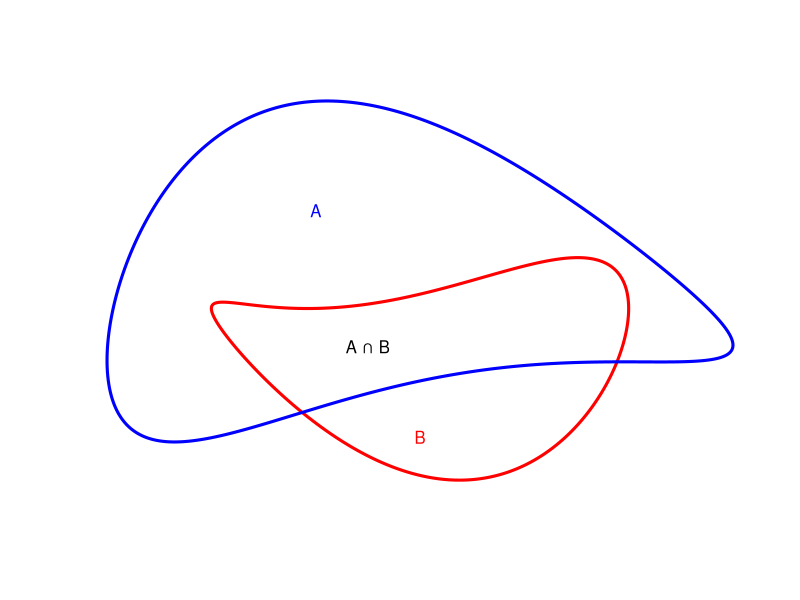

This chart was generated by the following R code:
print('file: ProbVenn.R')
print('1 = Venn and generalized sum rule (2/2022, 7/2016; MATLAB 9/04)')
p=seq(0,7,0.01); x=cos(p); y=sin(p)+0.2*sin(2*p+0.8)
# A:
xb=-0.3+0.3*cos(p)
yb=-0.3+0.3*sin(p)+0.15*sin(2*p+4)+0.02*sin(3*p+1)
# subset C with overlap to B
xc=-0.3+0.2*cos(p)
yc=-0.4+0.2*sin(p)+0.1*sin(2*p+1)
# png('Venn170716.png',width=16,height=12,units='cm',res=300)
plot(xc,yc,type='l',lwd=3,col='red',xlab='',ylab='',las=1,cex=0.4,
     xlim=c(-0.6,0),ylim=c(-0.7,0.15),bty='n',col.axis='white',xaxt='n',yaxt='n')
lines(xb,yb,col='blue',lwd=3)
text(-0.3,-0.6,'B',col='red'); text(-0.4,-0.1,'A',col='blue')
text(-0.35,-0.4,'A \u2229 B',col='black')
# dev.off()
